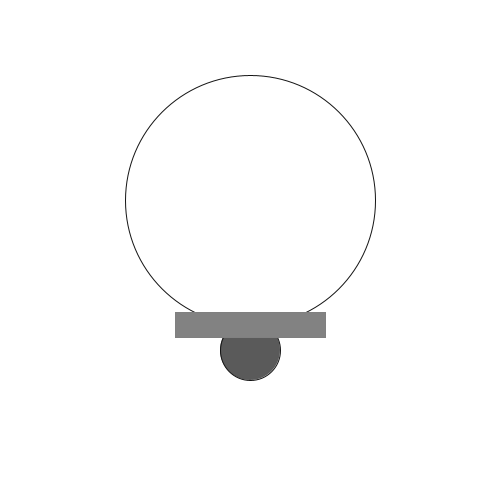
Frame 1 (no input)
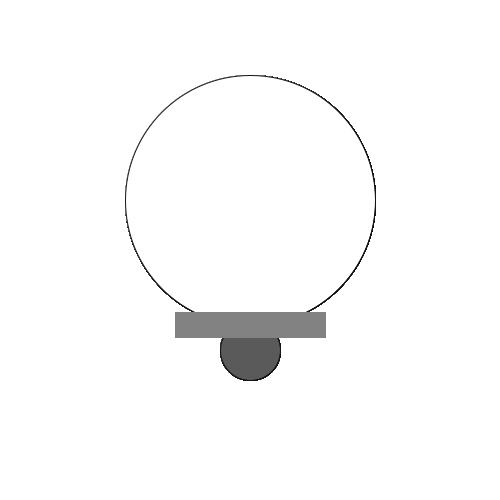
Frame 60 (the mouse pressed at the canvas centre just before this capture)
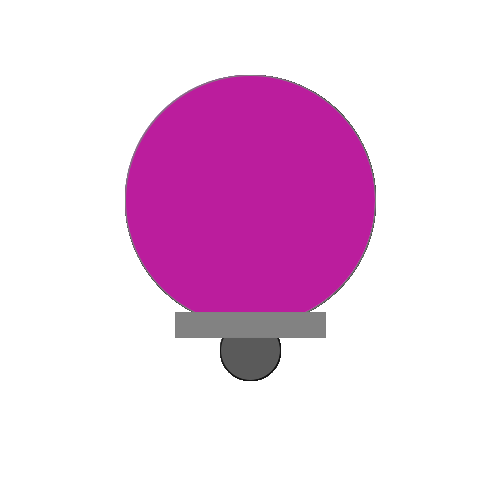
Frame 120 (the mouse held since frame 60 and released just before this capture)

The Processing sketch that drew these frames (run headless with seeded random() and noise(); from frame 60 on, the mouse is pressed at the canvas centre):

// Processing sketch: processing_105019
// ── processing_105019.pde

void setup() {
 size(500,500);
 background(255);
}
 
//Lighbulb 
void draw() {
  smooth();
  stroke(20);
  fill(255);
  ellipse(250,200,250,250); //large one
  fill(90); 
  ellipse(250,350,60,60); //small one
  fill(130);
  stroke(128);
  rectMode(CENTER);
  rect(250,325,150,25);
  fill(120);


if(dist(250,200,mouseX,mouseY)<125){
  
fill(random(250),random(250),random(250));
ellipse(250,200,250,250);


}

fill(130);
rect(250,325,150,25);

}
